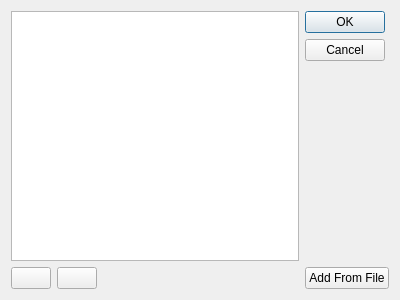
<?xml version="1.0" encoding="UTF-8"?>
<ui version="4.0">
 <class>ChoicesDialog</class>
 <widget class="QDialog" name="ChoicesDialog">
  <property name="geometry">
   <rect>
    <x>0</x>
    <y>0</y>
    <width>400</width>
    <height>300</height>
   </rect>
  </property>
  <property name="windowTitle">
   <string>Dialog</string>
  </property>
  <layout class="QGridLayout" name="gridLayout_2">
   <item row="1" column="0">
    <widget class="QListWidget" name="choices">
     <property name="editTriggers">
      <set>QAbstractItemView::AllEditTriggers</set>
     </property>
     <property name="sortingEnabled">
      <bool>false</bool>
     </property>
    </widget>
   </item>
   <item row="2" column="0">
    <layout class="QGridLayout" name="gridLayout">
     <item row="0" column="0">
      <widget class="QPushButton" name="addChoice">
       <property name="text">
        <string/>
       </property>
       <property name="iconSize">
        <size>
         <width>32</width>
         <height>32</height>
        </size>
       </property>
      </widget>
     </item>
     <item row="0" column="2">
      <widget class="QPushButton" name="removeChoice">
       <property name="text">
        <string/>
       </property>
       <property name="iconSize">
        <size>
         <width>32</width>
         <height>32</height>
        </size>
       </property>
      </widget>
     </item>
     <item row="0" column="3">
      <spacer name="horizontalSpacer">
       <property name="orientation">
        <enum>Qt::Horizontal</enum>
       </property>
       <property name="sizeHint" stdset="0">
        <size>
         <width>40</width>
         <height>20</height>
        </size>
       </property>
      </spacer>
     </item>
    </layout>
   </item>
   <item row="1" column="1">
    <widget class="QDialogButtonBox" name="buttonBox">
     <property name="orientation">
      <enum>Qt::Vertical</enum>
     </property>
     <property name="standardButtons">
      <set>QDialogButtonBox::Cancel|QDialogButtonBox::Ok</set>
     </property>
    </widget>
   </item>
   <item row="2" column="1">
    <widget class="QPushButton" name="buttonLoad">
     <property name="text">
      <string>Add From File</string>
     </property>
    </widget>
   </item>
  </layout>
 </widget>
 <resources/>
 <connections>
  <connection>
   <sender>buttonBox</sender>
   <signal>accepted()</signal>
   <receiver>ChoicesDialog</receiver>
   <slot>accept()</slot>
   <hints>
    <hint type="sourcelabel">
     <x>248</x>
     <y>254</y>
    </hint>
    <hint type="destinationlabel">
     <x>157</x>
     <y>274</y>
    </hint>
   </hints>
  </connection>
  <connection>
   <sender>buttonBox</sender>
   <signal>rejected()</signal>
   <receiver>ChoicesDialog</receiver>
   <slot>reject()</slot>
   <hints>
    <hint type="sourcelabel">
     <x>316</x>
     <y>260</y>
    </hint>
    <hint type="destinationlabel">
     <x>286</x>
     <y>274</y>
    </hint>
   </hints>
  </connection>
 </connections>
</ui>
